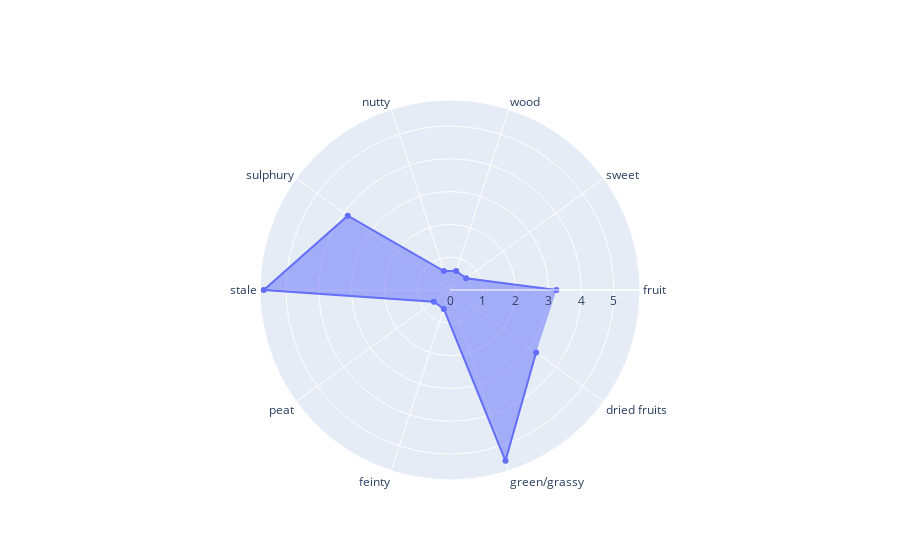

Source (notebook cell):
### Markdown cell above
*overall flavorprofile of predicted OSAs*

### Code cell
import plotly.graph_objects as go

fig = go.Figure(data=go.Scatterpolar(
  r=(normalizer.fit_transform(np.array(final_OSA.sum()).reshape(1,- 1))*10)[0],
  theta=list(final_OSA.columns),
  fill='toself'
))

fig.update_layout(
  polar=dict(
    radialaxis=dict(
      visible=True
    ),
  ),
  showlegend=False
)

fig.show()

### Figure 1 — Plotly figure (JSON) as saved in the notebook; plotly's stock layout.template omitted (floating-point values rounded to 4 significant figures)
{"data": [{"fill": "toself", "r": [3.245, 0.6085, 0.6085, 0.6085, 3.854, 5.679, 0.6085, 0.6085, 5.476, 3.245], "theta": ["fruit", "sweet", "wood", "nutty", "sulphury", "stale", "peat", "feinty", "green/grassy", "dried fruits"], "type": "scatterpolar"}], "layout": {"polar": {"radialaxis": {"visible": true}}, "showlegend": false}}
